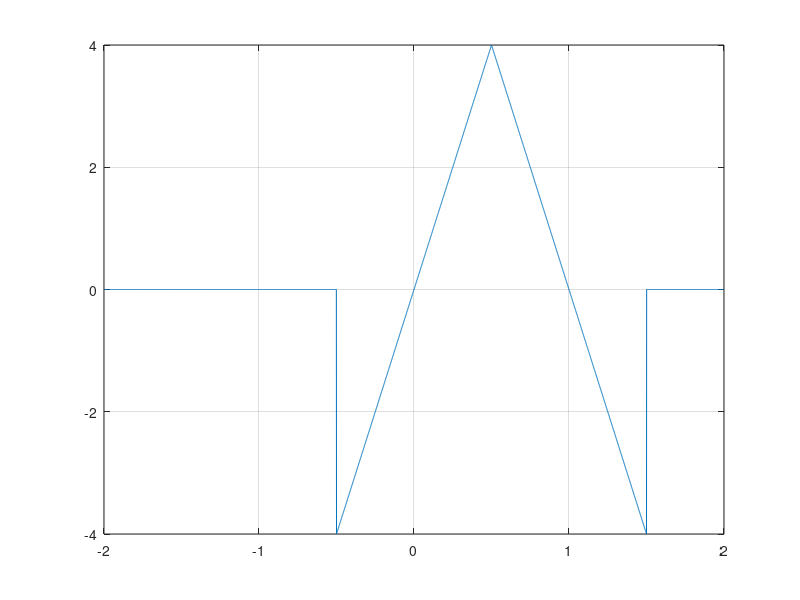

Reproduce this figure in MATLAB.
A=4
t = -2:0.001:2

f1 = 2*A*t.*(1.*(t>=-1/2) - 1.*(t>=1/2)) 

f2 = 2*A*(1-t).*(1.*(t>=1/2)-1.*(t>3/2))
f = f1+f2
plot(t,f);grid on;

a0 = (1/2)


























